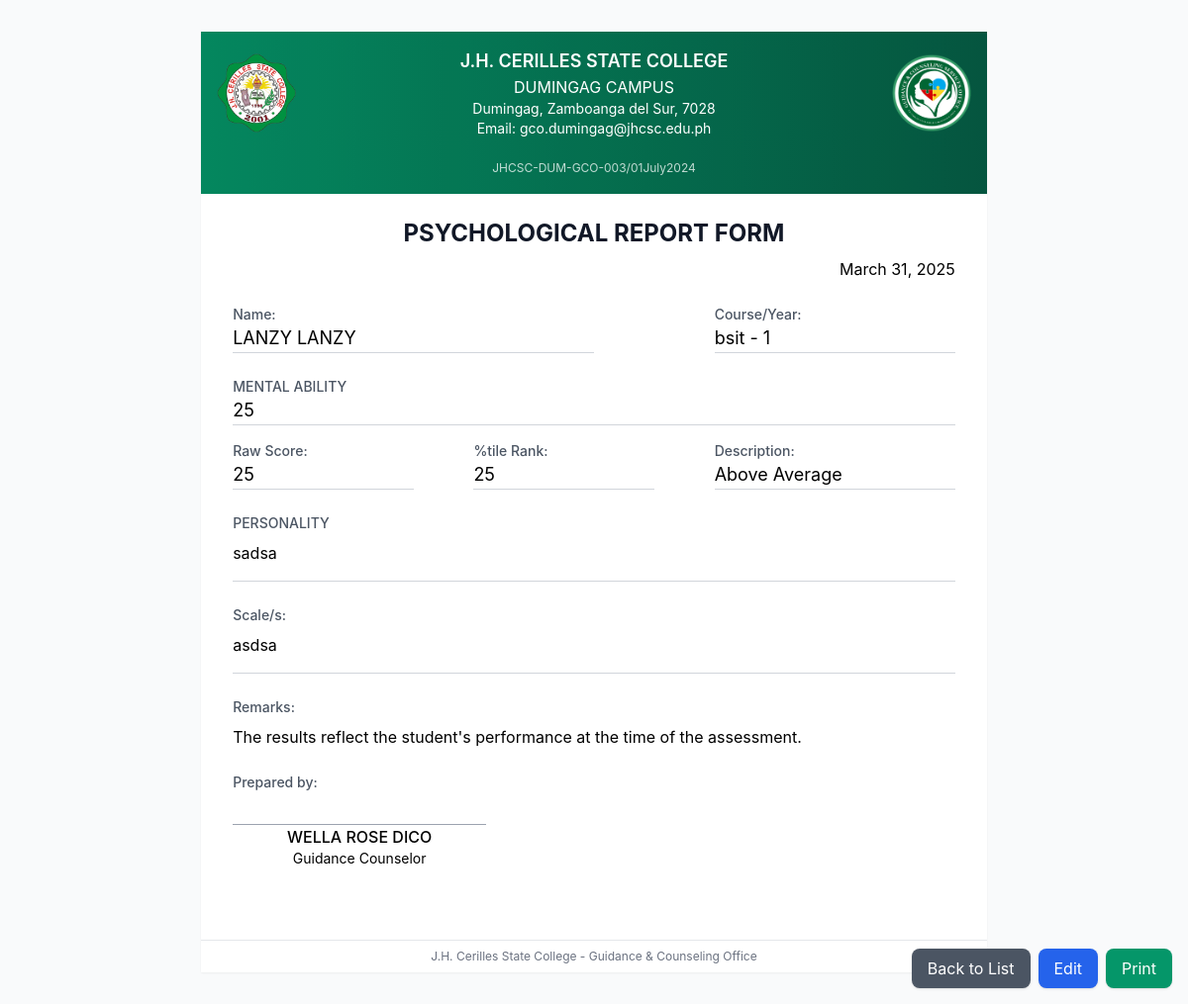
Page /counselor/psychological-reports/1/print/ (signed in) on the committed database.
### core/models.py (models this page shows, shortened)
class PsychologicalReport(models.Model):
    ABILITY_DESCRIPTION_CHOICES = [
        ('Very Superior', 'Very Superior'),
        ('Superior', 'Superior'),
        ('Above Average', 'Above Average'),
        ('Average', 'Average'),
        ('Below Average', 'Below Average'),
        ('Borderline', 'Borderline'),
        ('Intellectually Deficient', 'Intellectually Deficient'),
    ]
    student = models.ForeignKey(Student, on_delete=models.CASCADE, related_name='psychological_reports')
    counselor = models.ForeignKey(Counselor, on_delete=models.CASCADE, related_name='conducted_psychological_reports')
    date = models.DateField(default=timezone.now)
    mental_ability = models.CharField(max_length=255, blank=True, null=True)
    raw_score = models.CharField(max_length=10, blank=True, null=True)
    percentile_rank = models.CharField(max_length=10, blank=True, null=True)
    ability_description = models.CharField(max_length=50, choices=ABILITY_DESCRIPTION_CHOICES, blank=True, null=True)
    personality_assessment = models.TextField(blank=True, null=True)
    personality_scales = models.TextField(blank=True, null=True)
    remarks = models.TextField(default="The results reflect the student's performance at the time of the assessment.")
    created_at = models.DateTimeField(auto_now_add=True)
    updated_at = models.DateTimeField(auto_now=True)
    class Meta:
        ordering = ['-date']

class Student(models.Model):
    GENDER_CHOICES = [
        ('M', 'Male'),
        ('F', 'Female'),
        ('O', 'Other')
    ]
    YEAR_LEVEL_CHOICES = [
        ('1', 'First Year'),
        ('2', 'Second Year'),
        ('3', 'Third Year'),
        ('4', 'Fourth Year')
    ]
    CIVIL_STATUS_CHOICES = [
        ('Single', 'Single'),
        ('Married', 'Married'),
        ('Divorced', 'Divorced'),
        ('Widowed', 'Widowed')
    ]
    PARENTS_MARITAL_STATUS_CHOICES = [
        ('Married', 'Married'),
        ('Separated', 'Separated'),
        ('Divorced', 'Divorced'),
        ('Widowed', 'Widowed')
    ]
    user = models.OneToOneField(User, on_delete=models.CASCADE, related_name='student_profile')
    course = models.CharField(max_length=100)
    year = models.CharField(max_length=1, choices=YEAR_LEVEL_CHOICES)
    gender = models.CharField(max_length=1, choices=GENDER_CHOICES)
    contact_number = models.CharField(max_length=15, blank=True, null=True)
    address = models.CharField(max_length=255, blank=True, null=True)
    birth_date = models.DateField(null=True, blank=True)
    birth_place = models.CharField(max_length=255, blank=True, null=True)
    civil_status = models.CharField(max_length=20, choices=CIVIL_STATUS_CHOICES, default='Single')
    religion = models.CharField(max_length=100, blank=True, null=True)
    father_name = models.CharField(max_length=255, blank=True, null=True)
    father_occupation = models.CharField(max_length=255, blank=True, null=True)
    father_education = models.CharField(max_length=255, blank=True, null=True)
    mother_name = models.CharField(max_length=255, blank=True, null=True)
    mother_occupation = models.CharField(max_length=255, blank=True, null=True)
    mother_education = models.CharField(max_length=255, blank=True, null=True)
    parents_marital_status = models.CharField(max_length=20, choices=PARENTS_MARITAL_STATUS_CHOICES, blank=True, null=True)
    elementary_school = models.CharField(max_length=255, blank=True, null=True)
    elementary_year_graduated = models.CharField(max_length=4, blank=True, null=True)
    high_school = models.CharField(max_length=255, blank=True, null=True)
    high_school_year_graduated = models.CharField(max_length=4, blank=True, null=True)
    reason_for_referral = models.TextField(blank=True, null=True)

class User(AbstractUser):
    ROLE_CHOICES = [
        ('admin', 'Admin'),
        ('counselor', 'Counselor'),
        ('student', 'Student'),
    ]
    APPROVAL_STATUS_CHOICES = [
        ('pending', 'Pending'),
        ('approved', 'Approved'),
        ('rejected', 'Rejected'),
    ]
    role = models.CharField(max_length=20, choices=ROLE_CHOICES, default='student')
    counselor = models.OneToOneField('Counselor', on_delete=models.CASCADE, null=True, blank=True, related_name='user_profile')
    profile_picture = models.ImageField(upload_to='profile_pictures/', blank=True, null=True)
    approval_status = models.CharField(
        max_length=10,
        choices=APPROVAL_STATUS_CHOICES,
        default='pending'
    )
    is_active = models.BooleanField(
        _('active'),
        default=True,
        help_text=_(
            'Designates whether this user should be treated as active. '
            'Unselect this instead of deleting accounts.'
        ),
    )
    groups = models.ManyToManyField(
        'auth.Group',
        verbose_name=_('groups'),
        blank=True,
        related_name='custom_user_set',
        related_query_name='custom_user'
    )
    user_permissions = models.ManyToManyField(
        'auth.Permission',
        verbose_name=_('user permissions'),
        blank=True,
        related_name='custom_user_set',
        related_query_name='custom_user'
    )

class Counselor(models.Model):
    user = models.OneToOneField(User, on_delete=models.CASCADE, related_name='counselor_profile')
    email = models.EmailField()

### core/counselor_views.py (the view)
# urls.py: path('counselor/psychological-reports/<int:report_id>/print/', counselor_views.print_psychological_report, name='print_psychological_report'),
@login_required
@user_passes_test(is_counselor)
def print_psychological_report(request, report_id):
    counselor = get_object_or_404(Counselor, user=request.user)
    report = get_object_or_404(PsychologicalReport, id=report_id, counselor=counselor)
    context = {
        'report': report,
        'now': timezone.now(),
        'print_mode': True
    }
    return render(request, 'counselor/print_psychological_report.html', context)

### core/counselor_views.py (called while the page is built)
def is_counselor(user):
    return user.is_authenticated and user.role == 'counselor'

### core/templatetags/custom_filters.py (called while the page is built)
@register.filter(name='uppercase_fullname')
def uppercase_fullname(value):
    if value:
        return value.upper()
    return value

### templates/counselor/print_psychological_report.html (shortened to what this page needs)
{% extends 'base_print.html' %}
{% load static %}
{% load custom_filters %}
{% block content %}
<div class="print-container min-h-screen bg-gray-50 flex justify-center py-8">
    <div class="w-[210mm] bg-white shadow-sm">
        <div class="overflow-hidden">
            <div class="bg-gradient-to-r from-emerald-600 to-emerald-800 text-white p-4 relative overflow-hidden print-header">
                <div class="absolute inset-0 bg-black opacity-10 pattern-dots"></div>
                <div class="relative">
                    <div class="flex items-center justify-between">
                        <div class="w-20">
                            <img src="{% static 'images/jhcsc_logo.png' %}" alt="JHCSC Logo" class="w-full">
                        </div>
                        <div class="text-center flex-1 px-4">
                            <h4 class="text-lg font-semibold">J.H. CERILLES STATE COLLEGE</h4>
                            <h5 class="text-md">DUMINGAG CAMPUS</h5>
                            <p class="text-sm">Dumingag, Zamboanga del Sur, 7028</p>
                            <p class="text-sm">Email: gco.dumingag@jhcsc.edu.ph</p>
                        </div>
                        <div class="w-20">
                            <img src="{% static 'images/counseling_logo.png' %}" alt="Guidance Logo" class="w-full">
                        </div>
                    </div>
                    <div class="text-center mt-4">
                        <span class="text-xs opacity-75">JHCSC-DUM-GCO-003/01July2024</span>
                    </div>
                </div>
            </div>
            <div class="text-center my-6">
                <h1 class="text-2xl font-bold text-gray-900">PSYCHOLOGICAL REPORT FORM</h1>
                <p class="text-right mr-8 mt-2">{{ report.date|date:"F d, Y" }}</p>
            </div>
            <div class="px-8 space-y-6">
                <div class="flex justify-between">
                    <div class="w-1/2">
                        <p class="text-sm font-medium text-gray-600">Name:</p>
                        <p class="text-lg border-b border-gray-300">{{ report.student.user.get_full_name|uppercase_fullname }}</p>
                    </div>
                    <div class="w-1/3">
                        <p class="text-sm font-medium text-gray-600">Course/Year:</p>
                        <p class="text-lg border-b border-gray-300">{{ report.student.course }} - {{ report.student.year }}</p>
                    </div>
                </div>
                <div class="mt-8">
                    <p class="text-sm font-medium text-gray-600">MENTAL ABILITY</p>
                    <p class="text-lg border-b border-gray-300">{{ report.mental_ability|default:"" }}</p>
                    <div class="flex justify-between mt-4">
                        <div class="w-1/4">
                            <p class="text-sm font-medium text-gray-600">Raw Score:</p>
                            <p class="text-lg border-b border-gray-300">{{ report.raw_score|default:"" }}</p>
                        </div>
                        <div class="w-1/4">
                            <p class="text-sm font-medium text-gray-600">%tile Rank:</p>
                            <p class="text-lg border-b border-gray-300">{{ report.percentile_rank|default:"" }}</p>
                        </div>
                        <div class="w-1/3">
                            <p class="text-sm font-medium text-gray-600">Description:</p>
                            <p class="text-lg border-b border-gray-300">{{ report.get_ability_description_display|default:"" }}</p>
                        </div>
                    </div>
                </div>
                <div class="mt-8">
                    <p class="text-sm font-medium text-gray-600">PERSONALITY</p>
                    <div class="mt-2 border-b border-gray-300 pb-4">
                        <p class="whitespace-pre-line">{{ report.personality_assessment|default:"" }}</p>
                    </div>
                    <div class="mt-6">
                        <p class="text-sm font-medium text-gray-600">Scale/s:</p>
                        <div class="mt-2 border-b border-gray-300 pb-4">
                            <p class="whitespace-pre-line">{{ report.personality_scales|default:"" }}</p>
                        </div>
                    </div>
                </div>
                <div class="mt-8">
                    <p class="text-sm font-medium text-gray-600">Remarks:</p>
                    <p class="mt-2">{{ report.remarks }}</p>
                </div>
                <div class="mt-16">
                    <p class="text-sm font-medium text-gray-600">Prepared by:</p>
                    <div class="mt-8 border-t border-gray-400 w-64">
                        <p class="text-center font-medium">{{ report.counselor.user.get_full_name|uppercase_fullname }}</p>
                        <p class="text-center text-sm">Guidance Counselor</p>
                    </div>
                </div>
            </div>
            <div class="print-footer text-center text-xs text-gray-500 py-2 mt-8">
                <div class="border-t border-gray-200 mt-8 pt-2">
                    <p>J.H. Cerilles State College - Guidance & Counseling Office</p>
                </div>
            </div>
        </div>
    </div>
</div>
<div class="fixed bottom-4 right-4 no-print">
    <div class="flex space-x-2">
        <a href="{% url 'psychological_report_list' %}" class="bg-gray-600 text-white px-4 py-2 rounded-lg shadow hover:bg-gray-700 transition-colors">
            Back to List
        </a>
        <a href="{% url 'edit_psychological_report' report.id %}" class="bg-blue-600 text-white px-4 py-2 rounded-lg shadow hover:bg-blue-700 transition-colors">
            Edit
        </a>
        <button onclick="window.print()" class="bg-emerald-600 text-white px-4 py-2 rounded-lg shadow hover:bg-emerald-700 transition-colors">
            Print
        </button>
    </div>
</div>
{% endblock %}

### static/css/loading-styles.css (style rules this page uses)
body { font-family: 'Inter', sans-serif; margin: 0; padding: 0; background-color: #f9fafb; }

### templates/base_print.html (style rules this page uses)
.print-container { background: white; }

### rows in the picture
PsychologicalReport: date "March 31, 2025", student.user.get_full_name "LANZY LANZY", student.course "bsit", student.year "1", mental_ability "25", raw_score "25", percentile_rank "25", ability_description "Above Average", personality_assessment "sadsa", personality_scales "asdsa", remarks "The results reflect the student's performance at the time of the assessment.", counselor.user.get_full_name "WELLA ROSE DICO"
